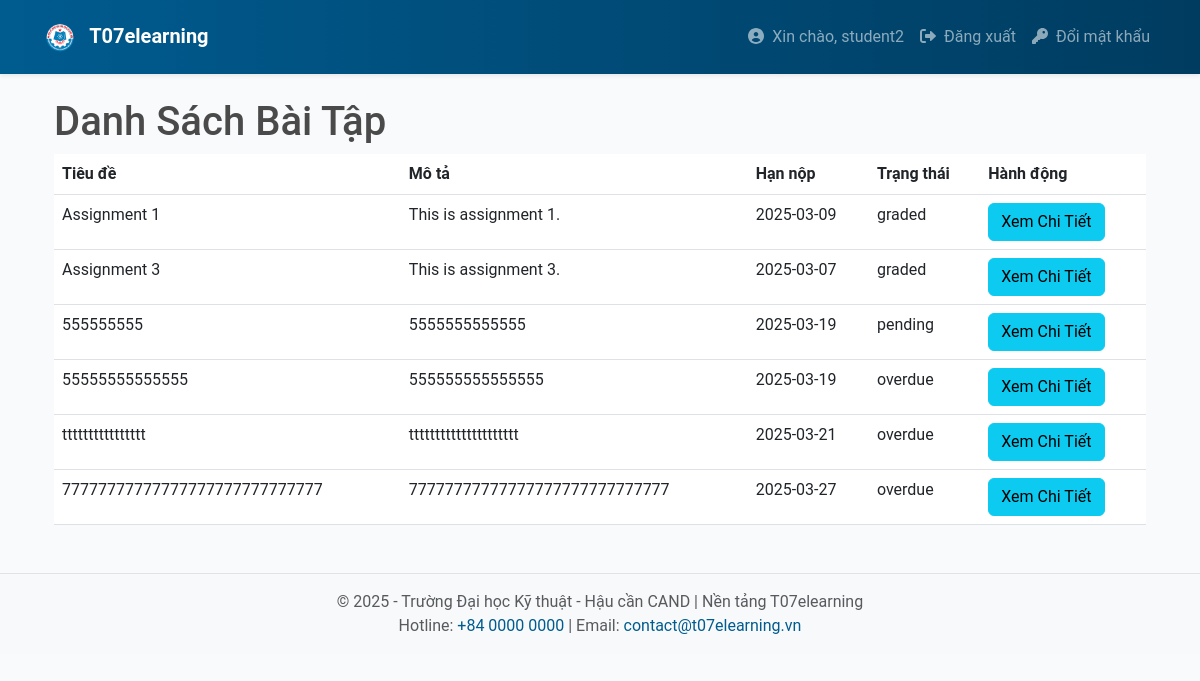
Before: /student/view_assignments (signed in) with the older database file.
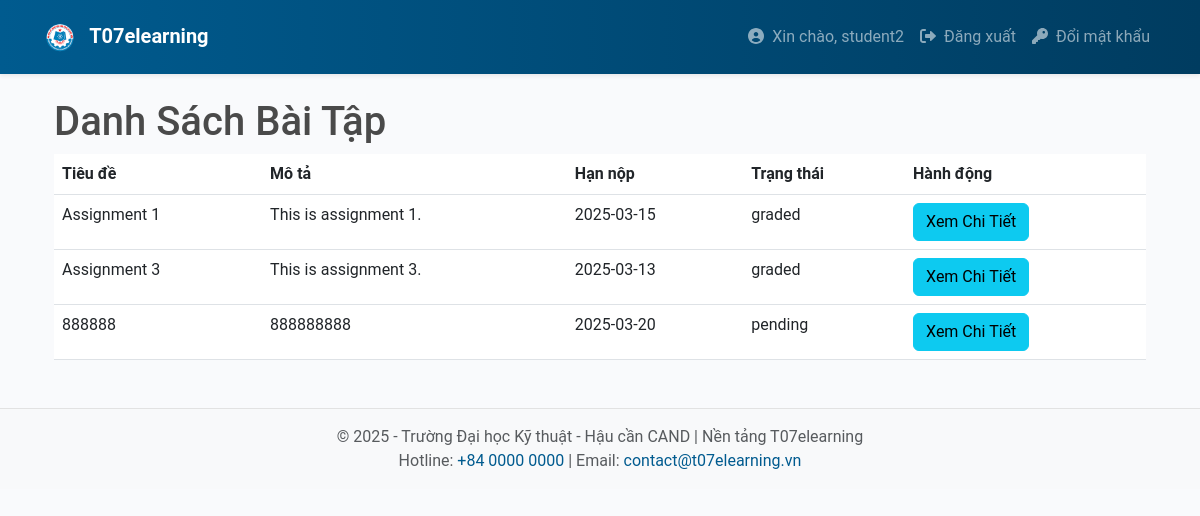
After: the same page with the newer database file.
### app/models.py (models this page shows, shortened)
class Submission(db.Model):
    __tablename__ = 'submissions'
    id = db.Column(db.Integer, primary_key=True)
    assignment_id = db.Column(db.Integer, db.ForeignKey('assignments.id'), nullable=False)
    student_id = db.Column(db.Integer, db.ForeignKey('users.id'), nullable=False)
    submission_date = db.Column(db.DateTime, default=datetime.utcnow)
    file_url = db.Column(db.String(512), nullable=True)
    grade = db.Column(db.Float, nullable=True)
    feedback = db.Column(db.Text, nullable=True)
    status = db.Column(db.String(64), nullable=False, default='pending')
    answer = db.Column(db.Text, nullable=True)
    assignment = db.relationship('Assignment', back_populates='submissions')

class Assignment(db.Model):
    __tablename__ = 'assignments'
    id = db.Column(db.Integer, primary_key=True)
    class_id = db.Column(db.Integer, db.ForeignKey('classes.id'), nullable=False)
    title = db.Column(db.String(128), nullable=False)
    description = db.Column(db.Text, nullable=True)
    due_date = db.Column(db.DateTime, nullable=False)
    max_attempts = db.Column(db.Integer, default=1)
    created_on = db.Column(db.DateTime, default=datetime.utcnow)
    attachment_url = db.Column(db.String(512), nullable=True)
    class_link = db.Column(db.String(256), nullable=True)  # New field for class link
    lecturer_id = db.Column(db.Integer, db.ForeignKey('users.id'), nullable=False)
    deadline_duration = db.Column(db.Integer, nullable=False, default=0)
    submissions = db.relationship('Submission', back_populates='assignment')

### app/student/routes.py (the view)
@bp.route('/view_assignments')
@login_required
def view_assignments():
    if not current_user.is_student():  # Check if the user is a student
        flash('Bạn không có quyền truy cập trang này.', 'danger')
        return redirect(url_for('main.index'))  # Redirect to main page
    submissions = Submission.query.filter_by(student_id=current_user.id).all()
    return render_template('student/assignments.html', submissions=submissions)

### app/models.py (called while the page is built)
    def is_student(self):
        return any(role.name == 'student' for role in self.roles)

### app/templates/student/assignments.html
{% extends "base.html" %}
{% block content %}
<div class="container">
    <h1>Danh Sách Bài Tập</h1>
    <table class="table">
        <thead>
            <tr>
                <th>Tiêu đề</th>
                <th>Mô tả</th>
                <th>Hạn nộp</th>
                <th>Trạng thái</th>
                <th>Hành động</th>
            </tr>
        </thead>
        <tbody>
            {% for submission in submissions %}
            <tr>
                <td>{{ submission.assignment.title }}</td>
                <td>{{ submission.assignment.description }}</td>
                <td>{{ submission.assignment.due_date.strftime('%Y-%m-%d') }}</td>
                <td>{{ submission.status }}</td>
                <td>
                    <a href="{{ url_for('student.view_assignment', assignment_id=submission.assignment.id) }}" class="btn btn-info">Xem Chi Tiết</a>
                </td>
            </tr>
            {% endfor %}
        </tbody>
    </table>
</div>
{% endblock %}

Changed rows visible on the page:
no longer on this page (row edited): Submission: assignment "55555555555555", assignment.description "555555555555555", assignment.due_date "2025-03-19", status "overdue"
removed Submission: assignment "tttttttttttttttt", assignment.description "ttttttttttttttttttttt", assignment.due_date "2025-03-21", status "overdue"
removed Submission: assignment "77777777777777777777777777777", assignment.description "77777777777777777777777777777", assignment.due_date "2025-03-27", status "overdue"
changed Submission "Assignment 1": assignment.due_date "2025-03-09" → "2025-03-15"
changed Submission "Assignment 3": assignment.due_date "2025-03-07" → "2025-03-13"
changed Submission "pending": assignment "555555555" → "888888"; assignment.description "5555555555555" → "888888888"; assignment.due_date "2025-03-19" → "2025-03-20"
